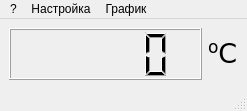
<?xml version="1.0" encoding="UTF-8"?>
<ui version="4.0">
 <class>fpTemp</class>
 <widget class="QMainWindow" name="fpTemp">
  <property name="geometry">
   <rect>
    <x>0</x>
    <y>0</y>
    <width>247</width>
    <height>111</height>
   </rect>
  </property>
  <property name="windowTitle">
   <string>Температура</string>
  </property>
  <widget class="QWidget" name="centralwidget">
   <layout class="QGridLayout" name="gridLayout">
    <item row="0" column="0">
     <widget class="QLCDNumber" name="lcdTemp">
      <property name="sizePolicy">
       <sizepolicy hsizetype="Minimum" vsizetype="Preferred">
        <horstretch>1</horstretch>
        <verstretch>0</verstretch>
       </sizepolicy>
      </property>
     </widget>
    </item>
    <item row="0" column="1">
     <widget class="QLabel" name="llData">
      <property name="sizePolicy">
       <sizepolicy hsizetype="Preferred" vsizetype="Preferred">
        <horstretch>0</horstretch>
        <verstretch>0</verstretch>
       </sizepolicy>
      </property>
      <property name="font">
       <font>
        <family>Verdana</family>
        <pointsize>20</pointsize>
       </font>
      </property>
      <property name="frameShape">
       <enum>QFrame::NoFrame</enum>
      </property>
      <property name="frameShadow">
       <enum>QFrame::Sunken</enum>
      </property>
      <property name="text">
       <string>&lt;sup&gt;o&lt;/sup&gt;С</string>
      </property>
     </widget>
    </item>
   </layout>
  </widget>
  <widget class="QMenuBar" name="menubar">
   <property name="geometry">
    <rect>
     <x>0</x>
     <y>0</y>
     <width>247</width>
     <height>21</height>
    </rect>
   </property>
   <widget class="QMenu" name="muAbout">
    <property name="title">
     <string>?</string>
    </property>
   </widget>
   <widget class="QMenu" name="menu">
    <property name="title">
     <string>Настройка</string>
    </property>
    <addaction name="action"/>
    <addaction name="action_2"/>
   </widget>
   <widget class="QMenu" name="menu_2">
    <property name="title">
     <string>График</string>
    </property>
   </widget>
   <addaction name="muAbout"/>
   <addaction name="menu"/>
   <addaction name="menu_2"/>
  </widget>
  <widget class="QStatusBar" name="statusbar"/>
  <action name="action">
   <property name="text">
    <string>Редактировать профиль</string>
   </property>
  </action>
  <action name="action_2">
   <property name="text">
    <string>Сохранить профиль</string>
   </property>
  </action>
 </widget>
 <resources/>
 <connections/>
</ui>
